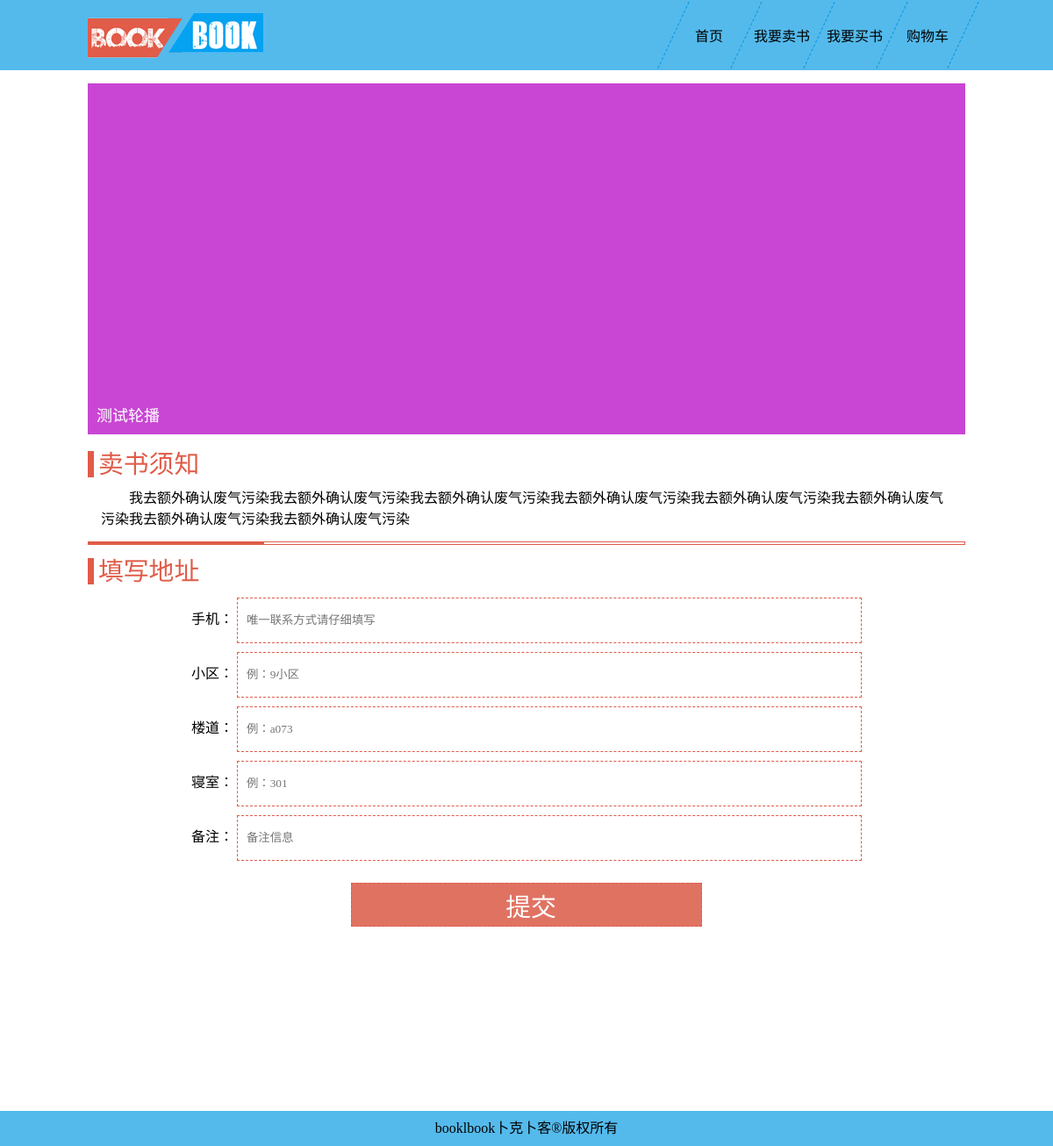
/sell.php, run on the app's committed database.
### tables this page shows
CREATE TABLE IF NOT EXISTS `b_ad` (
  `id` int(5) NOT NULL AUTO_INCREMENT,
  `text` varchar(200) DEFAULT NULL,
  `type` varchar(10) NOT NULL,
  `number` varchar(2) NOT NULL,
  PRIMARY KEY (`id`)
);

### sell.php (the view, shortened to what this page needs)
<?php
	function content($number){
		$query=mysql_query("SELECT text FROM b_ad WHERE number='$number'");
		$row=mysql_fetch_array($query);
		return $row['text'];
	}
	?>
<!DOCTYPE html>
<html>
	<head>
		<link rel="stylesheet" type="text/css" href="css/jquery.slideBox.css" />
		<link rel="stylesheet" type="text/css" href="css/general.css"/>
		<link rel="stylesheet" type="text/css" href="css/sell.css" />
	</head>
	<body>
		<div class="container">
			<div class="hearder">
				<div class="hearder-content">
					<img class="hearder-logo" src="img/icon/<?php echo content("1") ?>" />
					<table border="0" class="HearderContentTable">
						<tr>
							<td>
								<div>首页</div>
							</td>
							<td>
								<div>我要卖书</div>
							</td>
							<td>
								<div>我要买书</div>
							</td>
							<td>
								<div>购物车</div>
							</td>
						</tr>
					</table>
				</div>
			</div>
			<div class="content">
				<div id="slidebox" class="slideBox">
					<ul class="items">
						<li>
							<img class="slideBoxPic" src="img/show/<?php echo content("15") ?>">
						</li>
					</ul>
				</div>
				<div class="ContentSellNotice">
					<div class="ContentSellNoticeJuxing">
						卖书须知
					</div>
					<div class="ContentSellNoticeText">
						<?php echo content("19") ?>
					</div>
					<div class="ContentSellNoticeFenge">
						<div></div>
					</div>
				</div>
				<div class="ContentAddress">
					<div class="ContentAddressJuxing">
						填写地址
					</div>
					<div class="contentText">
						<form action="php/sell.php" method="get" id="InputSubmit">
							<span>
								手机：
							</span>
							<input type="number" name="phonenumber" id="phonenumber" value="" placeholder="唯一联系方式请仔细填写"/>
							<br />
							<span>
								小区：
							</span>
							<input type="text" name="xiaoqu" id="xiaoqu" value=""placeholder="例：9小区" />
							<br />
							<span>
								楼道：
							</span>
							<input type="text" name="loudao" id="loudao" value=""placeholder="例：a073" />
							<br />
							<span>
								寝室：
							</span>
							<input type="text" name="qinshi" id="qinshi" value="" placeholder="例：301"/>
							<br />
							<span>
								备注：
							</span>
							<input id="remark" name="remark" placeholder="备注信息" value=""/>
							<br />
							<input type="submit" value="提交"/>
						</form>
					</div>
				</div>
			</div>
			<div class="footer">
				booklbook卜克卜客®版权所有
			</div>
	</body>
</html>

### css/general.css (style rules this page uses)
* { margin: 0px; padding: 0px; border: 0px; font-family: "黑体"; font-weight: 100; }
tr,td,ul,li { cursor: pointer; }
.container { width: 100%; }
.hearder { width: 100%; height: 80px; background-color: #54baec; margin-bottom: 5px; z-index: 99; }
.hearder-content, .content { width: 1000px; margin-left: auto; margin-right: auto; }
.hearder-content { height: 80px; }
.hearder-logo { position: relative; top: 15px; width: 200px; }
.HearderContentTable { position: relative; float: right; height: inherit; }
.HearderContentTable tr td { text-align: center; width: 80px; margin: 0px; border-left: 1px dashed #0392dc; transform: skew(-25deg, 0deg); -ms-transform: skew(-25deg, 0deg); -webkit-transform: skew(-25deg, 0deg); -o-transform: skew(-25deg, 0deg); -moz-transform: skew(-25deg, 0deg); }
.HearderContentTable tr td div { font-weight: 100; color: black; transform: skew(25deg, 0deg); -ms-transform: skew(25deg, 0deg); -webkit-transform: skew(25deg, 0deg); -o-transform: skew(25deg, 0deg); -moz-transform: skew(25deg, 0deg); }
.HearderContentTable tr td:last-child { border-right: 1px dashed #0392dc; }
#slidebox { width: 100%; padding-top: 10px; }
.items { width: 100%; }
.items li { width: 100%; }
.slideBoxPic { width: 100%; height: 400px; }

### css/sell.css (style rules this page uses)
.footer { margin-top: 200px; height: 40px; line-height: 40px; text-align: center; background-color: #54BAEC; }
.ContentSellNotice { width: 1000px; margin-top: 15px; }
.ContentSellNoticeJuxing,.ContentAddressJuxing { border-left: 7.5px solid #E05C49; height: 30px; line-height: 30px; color: #E05C49; font-size: 1.8em; font-weight: 400; padding-left: 5px; }
.ContentSellNoticeFenge { width: 998px; border: 1px solid #E05C49; height: 2px; margin-top: 15px; }
.ContentSellNoticeFenge div { width: 200px; height: 2px; background-color: #E05C49; }
.ContentSellNoticeText { margin-top: 10px; padding: 0px 15px 0px 15px; width: 970px; text-indent: 2em; }
.ContentAddress { margin-top: 15px; }
.contentText { text-align: center; margin-top: 15px; }
.contentText form input { width: 700px; height: 50px; border: 1px dashed #E05C49; margin-bottom: 10px; padding-left: 10px; color: black; }
.contentText form input:last-child { background-color: #e07262; margin-top: 15px; width:400px; color: white; font-size: 1.8em; font-weight: 100; }

### data on the page
b_ad: text (picture)
b_ad: text (picture)
b_ad: text "我去额外确认废气污染我去额外确认废气污染我去额外确认废气污染我去额外确认废气污染我去额外确认废气污染我去额外确认废气污染我去额外确认废气污染我去额外确认废气污染"
